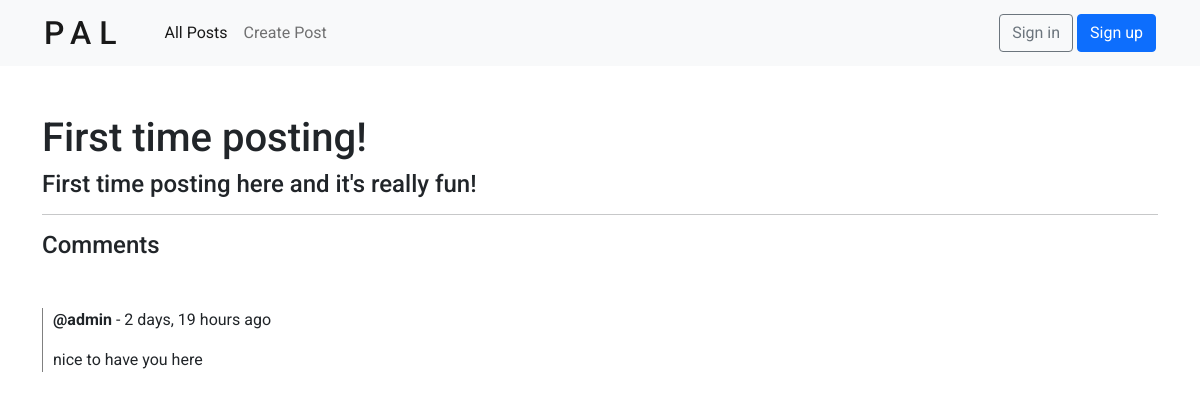
/post/3/, run on an earlier commit of the app's database.
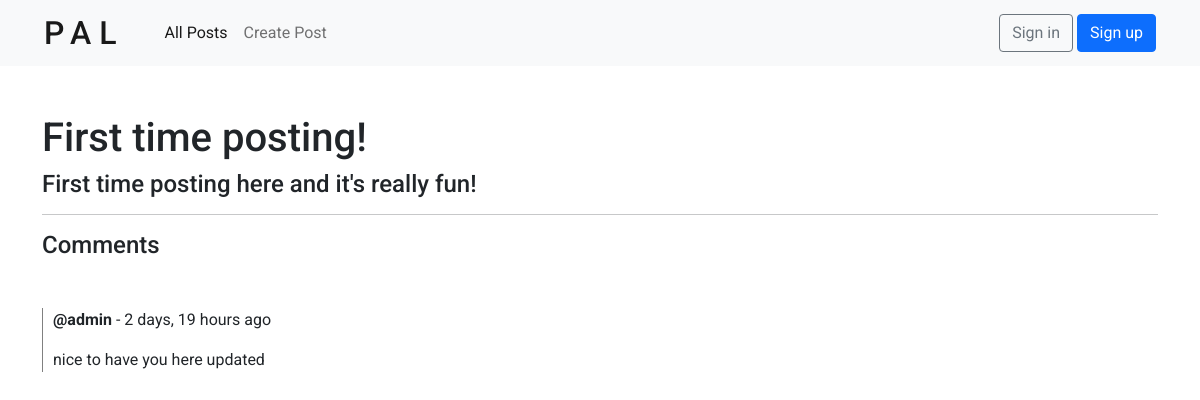
And on a later commit of the database.
### comments/models.py (models this page shows, shortened)
class Comment(models.Model):
    user = models.ForeignKey(User, on_delete=CASCADE) # each Comment is related to a single User
    post = models.ForeignKey(Post, on_delete=CASCADE) # each Comment is related to a single Post
    body = models.TextField()
    created = models.DateTimeField(auto_now_add=True)
    updated = models.DateTimeField(auto_now=True)

### posts/views.py (the view, shortened to what this page needs)
# urls.py: path('post/<str:pk>/', views.post, name='post'),
def post(request, pk):
    post = Post.objects.get(id=pk)
    comments = post.comment_set.all().order_by('-created') # get the comments from each post
    comments_count = post.comment_set.all().count()
    context = {
        'post': post,
        'comments': comments,
        'comments_count': comments_count,
    }
    return render(request, 'posts/post.html', context)

### posts/templates/posts/post.html (shortened to what this page needs)
{% extends 'main.html' %}
{% block content %}
<div class="mt-5">
    <h1>{{ post.name }}</h3>
    <h4>{{ post.description }}</h4>
</div>
<hr />
<h4>Comments</h4>
<div class="comment-container mt-5">
    {% for comment in comments %}
        <div class="comment">
            <p><b>@{{ comment.user }}</b> - {{ comment.created|timesince }} ago</p>
            <p>{{ comment.body }}</p>
        </div>
    {% endfor %}
</div>
{% endblock content %}

What changed in the data, as far as the page shows it:
changed Comment "admin": body "nice to have you here" → "nice to have you here updated"
